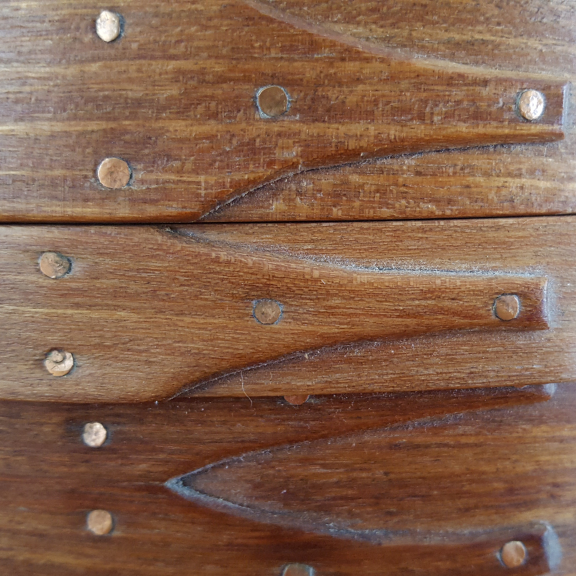
#> input picture collections/img_squared/boxes.jpg, 1152 x 1152 px (shown at 1/2 size); its folder holds only this picture in this run
$ python color_extract.py   (older library calls are emulated)
#> lines starting #> are read from the running program, lines starting #| are printed output that depends on the picture
from PIL import Image
import webcolors
import colorsys as cs
import numpy as np
import scipy
import scipy.misc
import scipy.cluster
from scipy.spatial import distance
import os
import json
import pickle

# Method to get closes CSS3 color name from rgb
# from: http://stackoverflow.com/questions/9694165/convert-rgb-color-to-english-color-name-like-green
# [16 lines left out: functions closest_colour, get_colour_name, not called in this run]

# Method to convert to CMYK
# from http://stackoverflow.com/questions/14088375/how-can-i-convert-rgb-to-cmyk-and-vice-versa-in-python
cmyk_scale = 100

# [17 lines left out: function rgb_to_cmyk, not called in this run]

# Method to trim the floats in a list to two decimal places
def float_minner(float_list):
    return ['%.2f' % elem for elem in float_list]

# Method to find the closest pantone name from a scraped
# set of pantone -> rgb mappings
# (scraped from http://rgb.to/pantone/coated/page/1)
# Custom!
rgb_to_pantone = pickle.load(open("rgb_to_pantone.p", "rb"))
#> (reads collections/rgb_to_pantone.p from the repository)
rgb_keys = rgb_to_pantone.keys()

# [13 lines left out: function closest_pantone, not called in this run]


# Main loop to extract "primary" colors using kmeans clustering
# and get additional info for each of the colors
# (hex, css3 name, pantone name etc)
# http://stackoverflow.com/questions/3241929/python-find-dominant-most-common-color-in-an-image

# Set number of main colors to be extracted
NUM_CLUSTERS = 5
data_arr = []

# Iterate the files in the directory
directory = "img_squared/"
for fn in os.listdir(directory):

    im = Image.open('img_squared/' + fn)
#> im is the input picture: PIL image 1152x1152 RGB; mean R, G, B 131.9, 96.3, 75.5
    # resizing image for speed
    im = im.resize((150, 150))
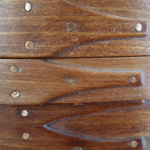
#> im: PIL image 150x150 RGB; mean R, G, B 131.9, 96.3, 75.5
    ar = scipy.misc.fromimage(im)
    shape = ar.shape
#> shape = (150, 150, 3)
#> (the run stopped early here; a loop or call above may not have finished)
